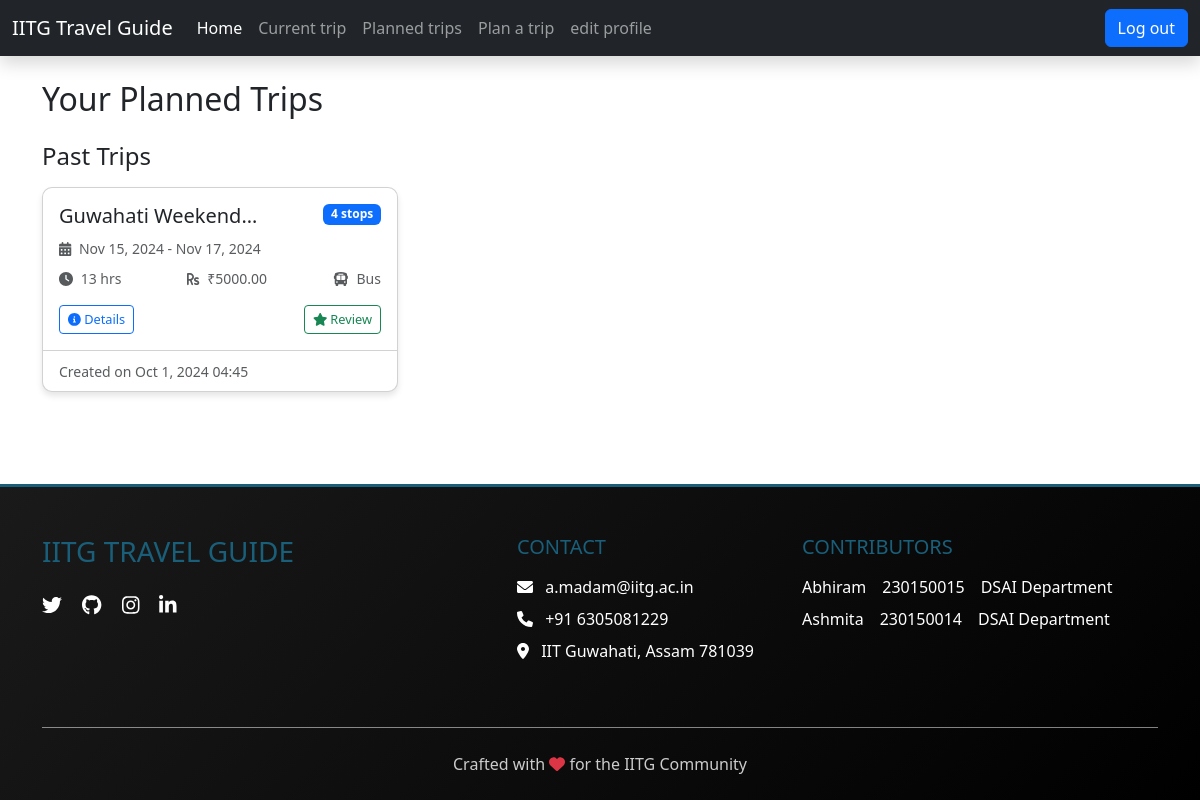
Page /user/past_trips.php (signed in) on the committed database.
### tables this page shows
CREATE TABLE `planned_trips` (
  `plan_id` int(11) NOT NULL,
  `user_id` varchar(20) NOT NULL,
  `trip_name` varchar(100) NOT NULL,
  `mode_of_transport` varchar(50) NOT NULL,
  `start_date` date NOT NULL,
  `end_date` date NOT NULL,
  `budget` decimal(10,2) NOT NULL,
  `created_at` timestamp NOT NULL DEFAULT current_timestamp()
);

### user/trip_card.php (the view, shortened to what this page needs)
<?php
$current_date = date('Y-m-d');
$trip_status = '';
if ($trip['start_date'] > $current_date) {
    $trip_status = 'upcoming';
} elseif ($trip['end_date'] < $current_date) {
    $trip_status = 'past';
} else {
    $trip_status = 'ongoing';
}
?>
<div class="card h-100 trip-card">
    <div class="card-body">
        <div class="d-flex justify-content-between align-items-start mb-2">
            <h5 class="card-title mb-0"><?php echo htmlspecialchars($trip['trip_name']); ?></h5>
            <span class="badge bg-primary">
                <?php echo $trip['destination_count']; ?> stops
            </span>
        </div>
        <div class="trip-dates mb-2">
            <small class="text-muted">
                <i class="fas fa-calendar-alt me-1"></i>
                <?php echo date('M j, Y', strtotime($trip['start_date'])); ?> -
                <?php echo date('M j, Y', strtotime($trip['end_date'])); ?>
            </small>
        </div>
        <div class="trip-stats mb-3">
            <div class="d-flex justify-content-between">
                <small class="text-muted">
                    <i class="fas fa-clock me-1"></i>
                    <?php echo $trip['total_duration'] ?? 0; ?> hrs
                </small>
                <small class="text-muted">
                    <i class="fas fa-rupee-sign me-1"></i>
                    ₹<?php echo $trip['budget']; ?>
                </small>
                <small class="text-muted">
                    <i class="fas fa-bus me-1"></i>
                    <?php echo htmlspecialchars($trip['mode_of_transport']); ?>
                </small>
            </div>
        </div>
        <div class="trip-actions d-flex justify-content-between">
            <a href="trip_details.php?id=<?php echo $trip['plan_id']; ?>"
               class="btn btn-sm btn-outline-primary">
                <i class="fas fa-info-circle"></i> Details
            </a>
            <?php if ($trip_status == 'ongoing'): ?>
                <a href="#" class="btn btn-sm btn-warning">
                    <i class="fas fa-road"></i> On Trip
                </a>
            <?php else: ?>
                <a href="review_trip.php?trip_id=<?php echo $trip['plan_id']; ?>"
                   class="btn btn-sm btn-outline-success">
                    <i class="fas fa-star"></i> Review
                </a>
            <?php endif; ?>
        </div>
    </div>
    <div class="card-footer bg-transparent">
        <small class="text-muted">
            Created on <?php echo date('M j, Y H:i', strtotime($trip['created_at'])); ?>
        </small>
    </div>
</div>

### user/past_trips.php (shortened to what this page needs)
<?php
include('../config/dbConnection.php');
include('../maininclude/userheader.php');
$current_date = date('Y-m-d');
$stmt_past = $conn->prepare("
    SELECT p.*,
           COUNT(d.id) as destination_count,
           SUM(d.visit_duration) as total_duration
    FROM planned_trips p
    LEFT JOIN planned_destinations d ON p.plan_id = d.plan_id
    WHERE p.user_id = ? AND p.end_date < ?
    GROUP BY p.plan_id
    ORDER BY p.start_date DESC
");
$stmt_past->bind_param("ss", $_SESSION['user_id'], $current_date);
$stmt_past->execute();
$past_trips = $stmt_past->get_result()->fetch_all(MYSQLI_ASSOC);
?>
<div class="container mt-4">
    <h2 class="mb-4">Your Planned Trips</h2>
    <?php if (!empty($past_trips)): ?>
        <div class="mb-5">
            <h4 class="mb-3">Past Trips</h4>
            <div class="row">
                <?php foreach ($past_trips as $trip): ?>
                    <div class="col-md-6 col-lg-4 mb-4">
                        <?php include('trip_card.php'); ?>
                    </div>
                <?php endforeach; ?>
            </div>
        </div>
    <?php endif; ?>
</div>
<?php include('../maininclude/userfooter.php'); ?>

### user/trip_card.php (style rules this page uses)
.trip-card { transition: transform 0.2s; border-radius: 10px; overflow: hidden; box-shadow: 0 4px 6px rgba(0,0,0,0.1); }
.trip-actions .btn { padding: 0.25rem 0.5rem; font-size: 0.8rem; }
.card-title { white-space: nowrap; overflow: hidden; text-overflow: ellipsis; max-width: 200px; }

### rows in the picture
planned_trips: trip_name "Guwahati Weekend…", destination_count "4", start_date "Nov 15, 2024", end_date "Nov 17, 2024", total_duration "13", budget "5000.00", mode_of_transport "Bus", created_at "Oct 1, 2024 04:45"
